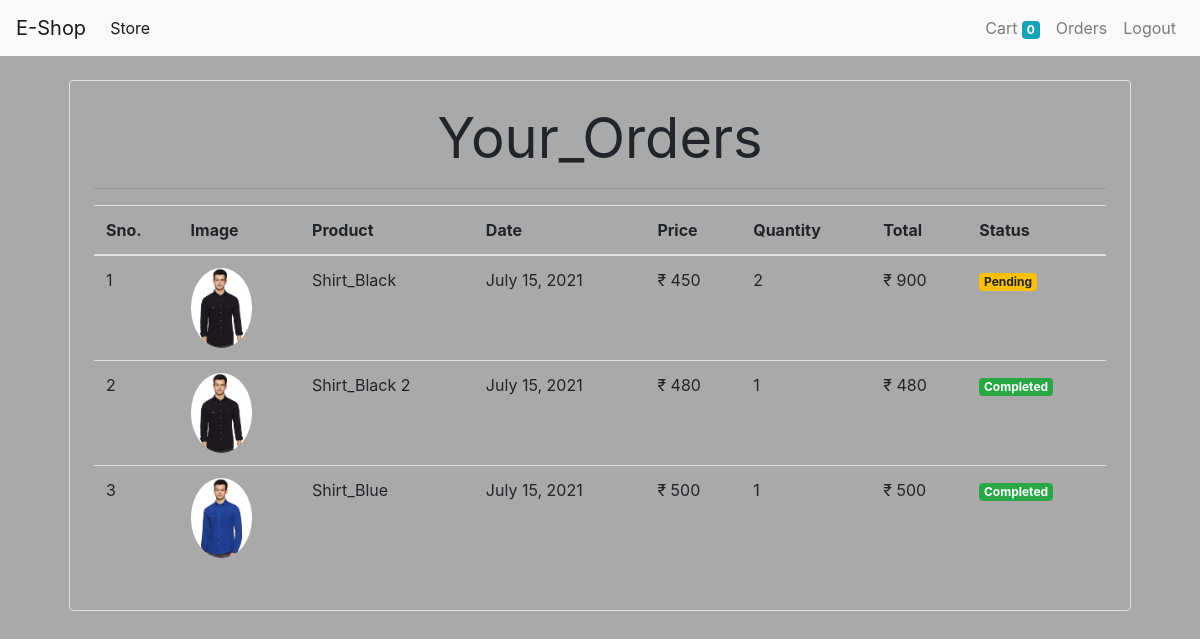
Screenshot of /orders (signed in) with the database file from the repository.
### store/models/orders.py (models this page shows, shortened)
class Order(models.Model):
    product = models.ForeignKey(Product, on_delete=models.CASCADE, default=True)
    customer = models.ForeignKey(Customer, on_delete=models.CASCADE)
    quantity = models.IntegerField(default=1)
    price = models.IntegerField()
    address = models.CharField(max_length=50, default='', blank=True)
    phone = models.CharField(max_length=50, default='', blank=True)
    date = models.DateField(default=datetime.datetime.today)
    status = models.BooleanField(default=False)
    @staticmethod
    def get_orders_by_customer(customer_id):
        return Order \
            .objects \
            .filter(customer=customer_id) \
            .order_by('-date')

### store/models/product.py (models this page shows, shortened)
class Product(models.Model):
    name = models.CharField(max_length=50)
    price = models.IntegerField(default=0)
    category = models.ForeignKey(Category, on_delete=models.CASCADE, default=1)
    description = models.CharField(max_length=200, default='', null=True, blank=True)
    image = models.ImageField(upload_to='uploads/products/')

### store/middlewares/auth.py (the view)
    def middleware(request):
        returnUrl = request.META['PATH_INFO']
        if not request.session.get('customer'):
            return redirect(f'login?return_url={returnUrl}')
        response = get_response(request)
        return response

### store/templatetags/custom_filter.py (called while the page is built)
@register.filter(name='currency')
def currency(number):
    return " ₹ " + str(number)

@register.filter(name='multiply')
def multiply(number, number1):
    return number * number1

### store/views/orders.py (called while the page is built)
    def get(self, request):
        customer = request.session.get('customer')
        orders = Order.get_orders_by_customer(customer)
        print(orders)
        orders = orders.reverse()
        return render(request, 'orders.html', {'orders': orders})

### templates/orders.html
{% extends 'base.html' %}
{% block content %}
    {% load cart %}
    {% load custom_filter %}
    <div class="container">
        <div class="border rounded p-4 m-4">
            <p class="display-4 text-center"><b>Your_Orders</b></p>
            <hr>
            <table class="table">
                <thead>
                <tr>
                    <th>Sno.</th>
                    <th>Image</th>
                    <th>Product</th>
                    <th>Date</th>
                    <th>Price</th>
                    <th>Quantity</th>
                    <th>Total</th>
                    <th>Status</th>
                </tr>
                </thead>
                <tbody>
                {% for order in orders %}
                    <tr>
                        <td>{{ forloop.counter }}</td>
                        <td><img style="height: 80px;" class="rounded-circle" src="{{ order.product.image.url }}"
                                 alt=""></td>
                        <td>{{ order.product.name }}</td>
                        <td>{{ order.date }}</td>
                        <td>{{ order.price|currency }}</td>
                        <td>{{ order.quantity }}</td>
                        <td>{{ order.quantity|multiply:order.price|currency }}</td>
                        {% if order.status %}
                            <td>
                                <small class="badge badge-success">Completed</small>
                            </td>
                        {% else %}
                            <td><span class="badge badge-warning">Pending</span></td>
                        {% endif %}
                    </tr>
                {% endfor %}
                </tbody>
            </table>
        </div>
    </div>
{% endblock %}

### rows the page displays
Order: product.image (picture), product.name "Shirt_Black", date "July 15, 2021", price "₹ 450", quantity "2", quantity|multiply "₹ 900", status "Pending"
Order: product.image (picture), product.name "Shirt_Black 2", date "July 15, 2021", price "₹ 480", quantity "1", quantity|multiply "₹ 480", status "Completed"
Order: product.image (picture), product.name "Shirt_Blue", date "July 15, 2021", price "₹ 500", quantity "1", quantity|multiply "₹ 500", status "Completed"

### other values shown
{{ request.session.cart.keys|length }} "0"
